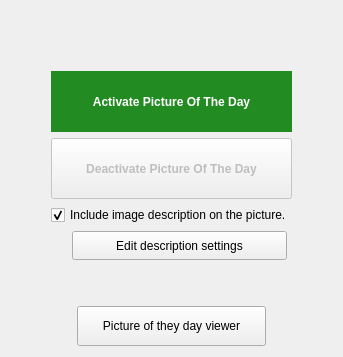
        <widget class="QWidget" name="photo_of_day">
         <layout class="QVBoxLayout" name="verticalLayout_16">
          <item>
           <widget class="QLabel" name="label_5">
            <property name="text">
             <string notr="true"/>
            </property>
            <property name="alignment">
             <set>Qt::AlignCenter</set>
            </property>
            <property name="openExternalLinks">
             <bool>false</bool>
            </property>
           </widget>
          </item>
          <item>
           <spacer name="verticalSpacer_2">
            <property name="orientation">
             <enum>Qt::Vertical</enum>
            </property>
            <property name="sizeHint" stdset="0">
             <size>
              <width>20</width>
              <height>40</height>
             </size>
            </property>
           </spacer>
          </item>
          <item>
           <layout class="QHBoxLayout" name="horizontalLayout_16">
            <item>
             <spacer name="horizontalSpacer_17">
              <property name="orientation">
               <enum>Qt::Horizontal</enum>
              </property>
              <property name="sizeHint" stdset="0">
               <size>
                <width>40</width>
                <height>20</height>
               </size>
              </property>
             </spacer>
            </item>
            <item>
             <layout class="QVBoxLayout" name="verticalLayout_8">
              <item>
               <widget class="QPushButton" name="activate_potd">
                <property name="minimumSize">
                 <size>
                  <width>229</width>
                  <height>61</height>
                 </size>
                </property>
                <property name="font">
                 <font>
                  <bold>true</bold>
                 </font>
                </property>
                <property name="focusPolicy">
                 <enum>Qt::NoFocus</enum>
                </property>
                <property name="toolTip">
                 <string/>
                </property>
                <property name="styleSheet">
                 <string notr="true">QPushButton:enabled {
 color: white;
 background-color:#228b22;
 border: 0px;
 }
  
 QPushButton:enabled:hover {
 color: white;
 background-color:#27a227;
 border: 0px;}</string>
                </property>
                <property name="text">
                 <string>Activate Picture Of The Day</string>
                </property>
               </widget>
              </item>
              <item>
               <widget class="QPushButton" name="deactivate_potd">
                <property name="enabled">
                 <bool>false</bool>
                </property>
                <property name="minimumSize">
                 <size>
                  <width>229</width>
                  <height>61</height>
                 </size>
                </property>
                <property name="font">
                 <font>
                  <bold>true</bold>
                 </font>
                </property>
                <property name="focusPolicy">
                 <enum>Qt::NoFocus</enum>
                </property>
                <property name="styleSheet">
                 <string notr="true">QPushButton:enabled {
 color: white;
 background-color:#aa0114;
 border: 0px;
} 
 QPushButton:enabled:hover {
 color: white;
background-color:#ce0018;
 border: 0px;
 }</string>
                </property>
                <property name="text">
                 <string>Deactivate Picture Of The Day</string>
                </property>
               </widget>
              </item>
              <item>
               <widget class="QCheckBox" name="include_description_checkBox">
                <property name="focusPolicy">
                 <enum>Qt::NoFocus</enum>
                </property>
                <property name="text">
                 <string>Include image description on the picture.</string>
                </property>
                <property name="checked">
                 <bool>true</bool>
                </property>
               </widget>
              </item>
             </layout>
            </item>
            <item>
             <spacer name="horizontalSpacer_16">
              <property name="orientation">
               <enum>Qt::Horizontal</enum>
              </property>
              <property name="sizeHint" stdset="0">
               <size>
                <width>40</width>
                <height>20</height>
               </size>
              </property>
             </spacer>
            </item>
           </layout>
          </item>
          <item>
           <layout class="QHBoxLayout" name="horizontalLayout_20">
            <item>
             <spacer name="horizontalSpacer_26">
              <property name="orientation">
               <enum>Qt::Horizontal</enum>
              </property>
              <property name="sizeHint" stdset="0">
               <size>
                <width>40</width>
                <height>20</height>
               </size>
              </property>
             </spacer>
            </item>
            <item>
             <layout class="QVBoxLayout" name="verticalLayout_14">
              <item>
               <layout class="QHBoxLayout" name="horizontalLayout_30">
                <property name="leftMargin">
                 <number>15</number>
                </property>
                <item>
                 <widget class="QPushButton" name="edit_potd">
                  <property name="minimumSize">
                   <size>
                    <width>215</width>
                    <height>29</height>
                   </size>
                  </property>
                  <property name="focusPolicy">
                   <enum>Qt::NoFocus</enum>
                  </property>
                  <property name="text">
                   <string>Edit description settings</string>
                  </property>
                 </widget>
                </item>
               </layout>
              </item>
             </layout>
            </item>
            <item>
             <spacer name="horizontalSpacer_25">
              <property name="orientation">
               <enum>Qt::Horizontal</enum>
              </property>
              <property name="sizeHint" stdset="0">
               <size>
                <width>40</width>
                <height>20</height>
               </size>
              </property>
             </spacer>
            </item>
           </layout>
          </item>
          <item>
           <spacer name="verticalSpacer_5">
            <property name="orientation">
             <enum>Qt::Vertical</enum>
            </property>
            <property name="sizeHint" stdset="0">
             <size>
              <width>20</width>
              <height>40</height>
             </size>
            </property>
           </spacer>
          </item>
          <item>
           <layout class="QHBoxLayout" name="horizontalLayout_35">
            <item>
             <spacer name="horizontalSpacer_20">
              <property name="orientation">
               <enum>Qt::Horizontal</enum>
              </property>
              <property name="sizeHint" stdset="0">
               <size>
                <width>40</width>
                <height>20</height>
               </size>
              </property>
             </spacer>
            </item>
            <item>
             <widget class="QPushButton" name="potd_viewer_Button">
              <property name="minimumSize">
               <size>
                <width>189</width>
                <height>40</height>
               </size>
              </property>
              <property name="focusPolicy">
               <enum>Qt::NoFocus</enum>
              </property>
              <property name="text">
               <string>Picture of they day viewer</string>
              </property>
             </widget>
            </item>
            <item>
             <spacer name="horizontalSpacer_21">
              <property name="orientation">
               <enum>Qt::Horizontal</enum>
              </property>
              <property name="sizeHint" stdset="0">
               <size>
                <width>40</width>
                <height>20</height>
               </size>
              </property>
             </spacer>
            </item>
           </layout>
          </item>
         </layout>
        </widget>
